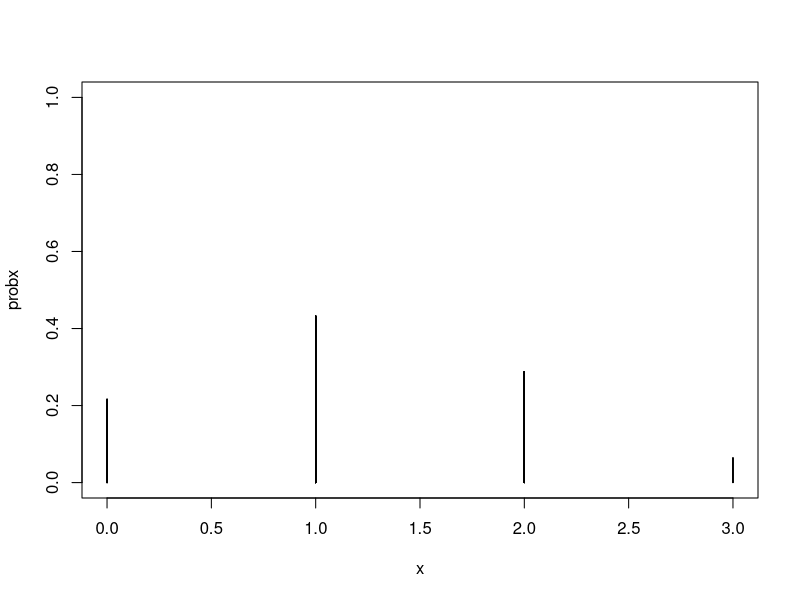
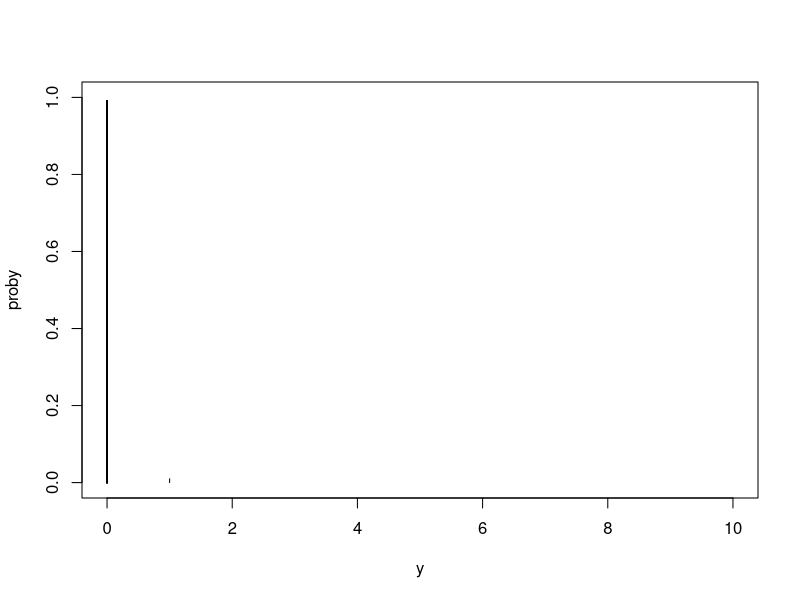
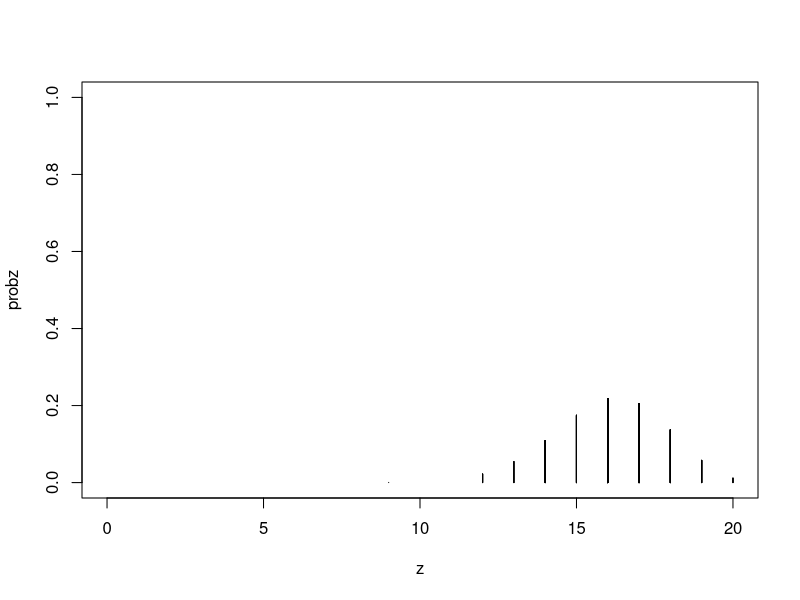

Generate these figures, in order, with R: (Note: this script raises an error after producing the figures.)
# Dibuix de la funció de massa de probabilitat d'una llei binomial Bn(n,p) en els casos següents:
N <- 100
x <- rbinom(N, 3, 0.4) # n = 3, p = 0.4
probx <- dbinom(x, 3, 0.4)

y <- rbinom(N, 10, 0.001) # n = 10, p = 0.001
proby <- dbinom(y, 10, 0.001)

z <- rbinom(N, 20, 0.8) # n = 20, p = 0.8
probz <- dbinom(z, 20, 0.8)

plot(x,probx,type="h", xlim=c(0,3), ylim=c(0,1))

plot(y,proby,type="h", xlim=c(0,10), ylim=c(0,1))

plot(z,probz,type="h", xlim=c(0,20), ylim=c(0,1))

# Dibuix de la funció de distribució de probabilitat de la mateixa llei binomial
acum <- cumsum(probx)
s <- stepfun(x, c(0,acum))
plot(s,verticals=FALSE)

acum <- cumsum(proby)
s <- stepfun(x, c(0,acum))
plot(s,verticals=FALSE)

acum <- cumsum(probz)
s <- stepfun(x, c(0,acum))
plot(s,verticals=FALSE)